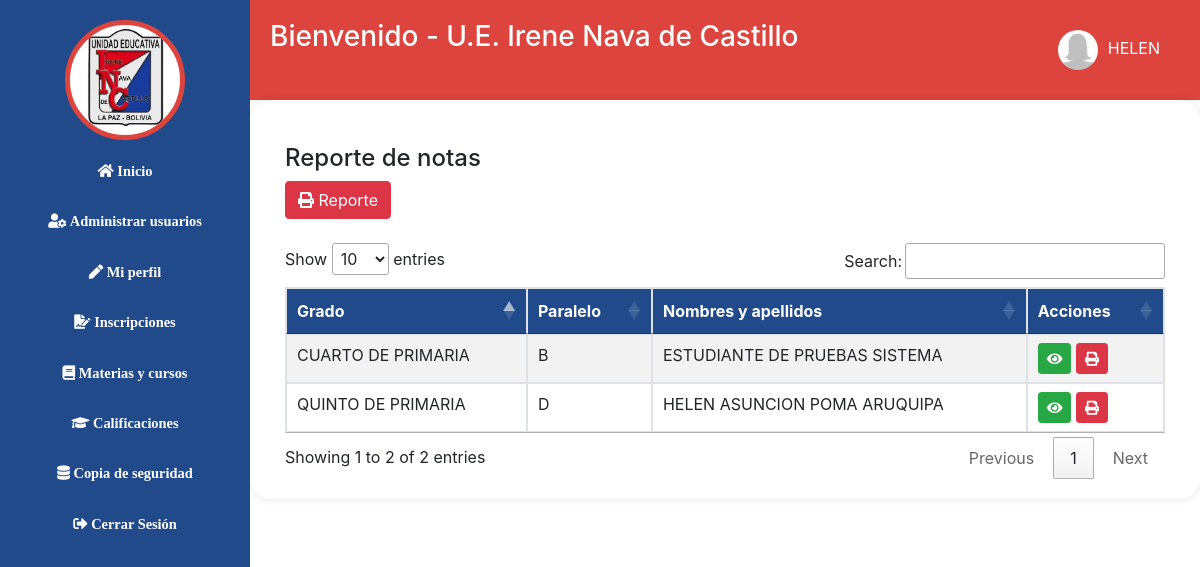
The page /calificaciones_menu.php (signed in) on the database its author committed.
### tables this page shows
CREATE TABLE `inscripciones` (
  `id_ins` int(11) NOT NULL,
  `id_gra` int(11) NOT NULL,
  `id_par` int(11) NOT NULL,
  `fecha` date NOT NULL,
  `id_usuario` int(11) NOT NULL
);

CREATE TABLE `grado` (
  `id_gra` int(11) NOT NULL,
  `abr_gra` int(11) NOT NULL,
  `nom_gra` varchar(255) NOT NULL
);

CREATE TABLE `paralelo` (
  `id_par` int(11) NOT NULL,
  `nom_par` varchar(255) NOT NULL
);

CREATE TABLE `usuario` (
  `id_usuario` int(11) NOT NULL,
  `usuario` varchar(100) NOT NULL,
  `password` varchar(255) NOT NULL,
  `rol` varchar(50) NOT NULL,
  `foto` varchar(255) DEFAULT NULL,
  `nombre` varchar(100) NOT NULL
);

### calificaciones_menu.php (the view, shortened to what this page needs)
<!DOCTYPE html>
<html lang="es">
<head>
    <link rel="stylesheet" type="text/css" href="style/estilos.css">
    <link rel="stylesheet" href="css/bootstrap.min.css">
    <link rel="stylesheet" href="https://cdn.datatables.net/1.13.6/css/jquery.dataTables.min.css">
</head>
<body>
    <?php include 'include/cabecera.php'; ?>
    <?php include 'include/menu.php'; ?>
    <div class="contenido main-content">
        <div class="container">
    <?php if (isset($_SESSION['usuario'])) {
    $rol = $_SESSION['rol'];
    if ($rol === 'Administrador' || $rol === 'Profesor') { ?>
            <h4 class="mt-4">Reporte de notas</h4>
         <a href="reporte_cal.php" class="btn btn-danger"><i class='fas fa-print'></i> Reporte</a><br><br>
            <table id="tabla-inscripciones" class="table table-striped table-bordered">
                <thead>
                    <tr>
                        <th>Grado</th>
                        <th>Paralelo</th>
                        <th>Nombres y apellidos</th>
                        <th>Acciones</th>
                    </tr>
                </thead>
                <tbody>
                    <?php
                    include 'include/conexion.php';
$sql = "
    SELECT
        i.id_usuario,
        g.nom_gra AS grado,
        p.nom_par AS paralelo,
        u.nombre AS usuario,
        i.fecha
    FROM inscripciones i
    JOIN grado g ON i.id_gra = g.id_gra
    JOIN paralelo p ON i.id_par = p.id_par
    JOIN usuario u ON i.id_usuario = u.id_usuario
    WHERE YEAR(i.fecha) = YEAR(CURDATE()) -- Filtrar por año actual
    ORDER BY g.abr_gra ASC
";
                    $result = $conn->query($sql);
                    if ($result->num_rows > 0) {
                        while ($row = $result->fetch_assoc()) {
                            echo "<tr>";
                            echo "<td>" . $row['grado'] . "</td>";
                            echo "<td>" . $row['paralelo'] . "</td>";
                            echo "<td>" . $row['usuario'] . "</td>";
                            echo "<td>
                                    <a href='calificaciones_est.php?id_usuario=" . $row['id_usuario'] . "'
                                       class='btn btn-success btn-sm'>
                                        <i class='fas fa-eye'></i>
                                    </a>
                                    <a href='reporte_cal_est.php?id_usuario=" . $row['id_usuario'] . "'
                                       class='btn btn-danger btn-sm'>
                                        <i class='fas fa-print'></i>
                                    </a>
                                  </td>";
                            echo "</tr>";
                        }
                    } else {
                        echo "<tr><td colspan='4'>No se encontraron registros.</td></tr>";
                    }
                    ?>
                </tbody>
            </table>
            <?php }} ?>
        </div>
    </div>
</body>
</html>

### style/estilos.css (style rules this page uses)
body { font-family: Arial, sans-serif; margin: 0; padding: 0; background-color: #f2f2f2; align-items: center; }
.contenido { margin-left: 200px; padding: 20px; background-color: white; border-radius: 20px; box-shadow: 0 0 10px rgba(0, 0, 0, 0.1); }
a { color: green; text-decoration: none; display: inline-block; padding: 4px 8px; background-color: #214a8b; color: white; border-radius: 4px; cursor: pointer; transition: background-color 0.3s, transform 0.2s; }
table { border-collapse: collapse; width: 60%; border: none; margin: 10px 0; }
table td { padding: 2px; border: 1px solid transparent; text-align: left; }
th, td { padding: 4px; }
th { background-color: #214a8b; color: white; }
tr:nth-child(even) { background-color: lightgray; }

### include/menu.php (style rules this page uses)
.main-content { margin-left: 250px; padding: 20px; }

### rows shown on the page
inscripciones: id_gra.nom_gra "CUARTO DE PRIMARIA", id_par.nom_par "B", id_usuario.nombre "ESTUDIANTE DE PRUEBAS SISTEMA"
inscripciones: id_gra.nom_gra "QUINTO DE PRIMARIA", id_par.nom_par "D", id_usuario.nombre "HELEN ASUNCION POMA ARUQUIPA"

### other values the page prints
$_SESSION['usuario'] "HELEN"
